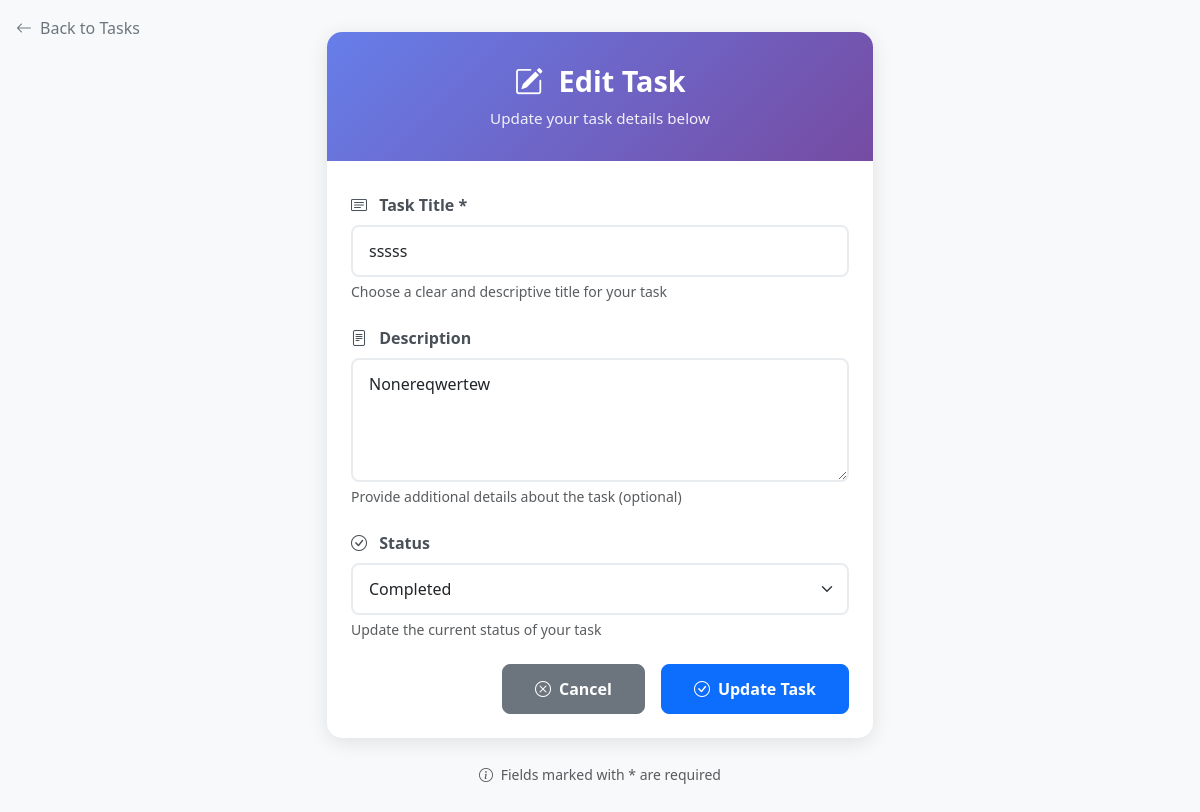
The page /update/4/ on the database its author committed.
### tasks/models.py (models this page shows, shortened)
class Task(models.Model):
    title = models.CharField(max_length=122)
    description = models.TextField(default=True, null=True)
    completed = models.BooleanField(default=False)
    created_at = models.DateTimeField(auto_now_add=True)

### tasks/views.py (the view)
# urls.py: path('update/<int:id>/', views.task_update, name="task_update"),
def task_update(request, id):
    task = get_object_or_404(Task, id=id)
    if request.method == 'POST':
        task.title = request.POST.get('title')
        task.description = request.POST.get('description')
        task.completed = 'completed' in request.POST
        task.save()
        return redirect('task_list')
    return render(request, 'tasks/task_form.html', {'task': task})

### tasks/templates/tasks/task_form.html (shortened to what this page needs)
<!DOCTYPE html>
<html lang="en">
<head>
    <link href="https://cdn.jsdelivr.net/npm/bootstrap@5.3.0/dist/css/bootstrap.min.css" rel="stylesheet">
    <link href="https://cdn.jsdelivr.net/npm/bootstrap-icons@1.10.0/font/bootstrap-icons.css" rel="stylesheet">
</head>
<body>
    <a href="{% url 'task_list' %}" class="back-link">
        <i class="bi bi-arrow-left me-2"></i>
        Back to Tasks
    </a>
    <div class="container">
        <div class="row justify-content-center">
            <div class="col-lg-6 col-md-8 col-sm-10">
                <div class="card form-card">
                    <div class="card-body p-4">
                        <div class="form-header">
                            <h1>
                                <i class="bi bi-{% if task %}pencil-square{% else %}plus-circle{% endif %} me-2"></i>
                                {% if task %}Edit Task{% else %}Add a New Task{% endif %}
                            </h1>
                            <p>
                                {% if task %}
                                    Update your task details below
                                {% else %}
                                    Fill in the details to create a new task
                                {% endif %}
                            </p>
                        </div>
                        <form method="POST" novalidate>
                            <div class="mb-4">
                                <label for="title" class="form-label">
                                    <i class="bi bi-card-text me-2"></i>
                                    Task Title *
                                </label>
                                <input type="text"
                                       class="form-control"
                                       id="title"
                                       name="title"
                                       placeholder="Enter task title..."
                                       value="{% if task %}{{ task.title }}{% endif %}"
                                       required>
                                <div class="form-text">
                                    Choose a clear and descriptive title for your task
                                </div>
                            </div>
                            <div class="mb-4">
                                <label for="description" class="form-label">
                                    <i class="bi bi-file-text me-2"></i>
                                    Description
                                </label>
                                <textarea class="form-control"
                                          id="description"
                                          name="description"
                                          rows="4"
                                          placeholder="Enter task description...">{% if task %}{{ task.description }}{% endif %}</textarea>
                                <div class="form-text">
                                    Provide additional details about the task (optional)
                                </div>
                            </div>
                            {% if task %}
                            <div class="mb-4">
                                <label for="status" class="form-label">
                                    <i class="bi bi-check-circle me-2"></i>
                                    Status
                                </label>
                                <select class="form-select" id="status" name="completed">
                                    <option value="1" {% if task.completed %}selected{% endif %}>
                                        <i class="bi bi-check-circle"></i> Completed
                                    </option>
                                </select>
                                <div class="form-text">
                                    Update the current status of your task
                                </div>
                            </div>
                            {% endif %}
                            <div class="d-grid gap-2 d-md-flex justify-content-md-end mt-4">
                                <a href="{% url 'task_list' %}"
                                   class="btn btn-secondary btn-custom me-md-2">
                                    <i class="bi bi-x-circle me-2"></i>
                                    Cancel
                                </a>
                                <button type="submit" class="btn btn-primary btn-custom">
                                    <i class="bi bi-{% if task %}check-circle{% else %}save{% endif %} me-2"></i>
                                    {% if task %}Update Task{% else %}Save Task{% endif %}
                                </button>
                            </div>
                        </form>
                    </div>
                </div>
                <div class="text-center mt-4">
                    <small class="text-muted">
                        <i class="bi bi-info-circle me-1"></i>
                        Fields marked with * are required
                    </small>
                </div>
            </div>
        </div>
    </div>
</body>
</html>

### tasks/templates/tasks/task_form.html (style rules this page uses)
body { background-color: #f8f9fa; font-family: 'Segoe UI', Tahoma, Geneva, Verdana, sans-serif; min-height: 100vh; display: flex; align-items: center; padding: 2rem 0; }
.form-card { background: white; border-radius: 15px; box-shadow: 0 4px 20px rgba(0,0,0,0.1); border: none; overflow: hidden; }
.form-header { background: linear-gradient(135deg, #667eea 0%, #764ba2 100%); color: white; padding: 2rem; text-align: center; margin: -1.5rem -1.5rem 2rem -1.5rem; }
.form-header h1 { margin: 0; font-weight: 600; font-size: 1.8rem; }
.form-header p { margin: 0.5rem 0 0 0; opacity: 0.9; font-size: 0.95rem; }
.form-label { font-weight: 600; color: #495057; margin-bottom: 0.5rem; }
.form-control, .form-select { border-radius: 8px; border: 2px solid #e9ecef; padding: 0.75rem 1rem; transition: all 0.3s ease; }
.btn-custom { border-radius: 8px; padding: 0.75rem 2rem; font-weight: 600; transition: all 0.3s ease; text-decoration: none; display: inline-flex; align-items: center; justify-content: center; }
.back-link { position: absolute; top: 1rem; left: 1rem; color: #6c757d; text-decoration: none; display: flex; align-items: center; font-weight: 500; transition: color 0.3s ease; }

### rows shown on the page
Task: title "sssss", description "Nonereqwertew", completed "Completed"
